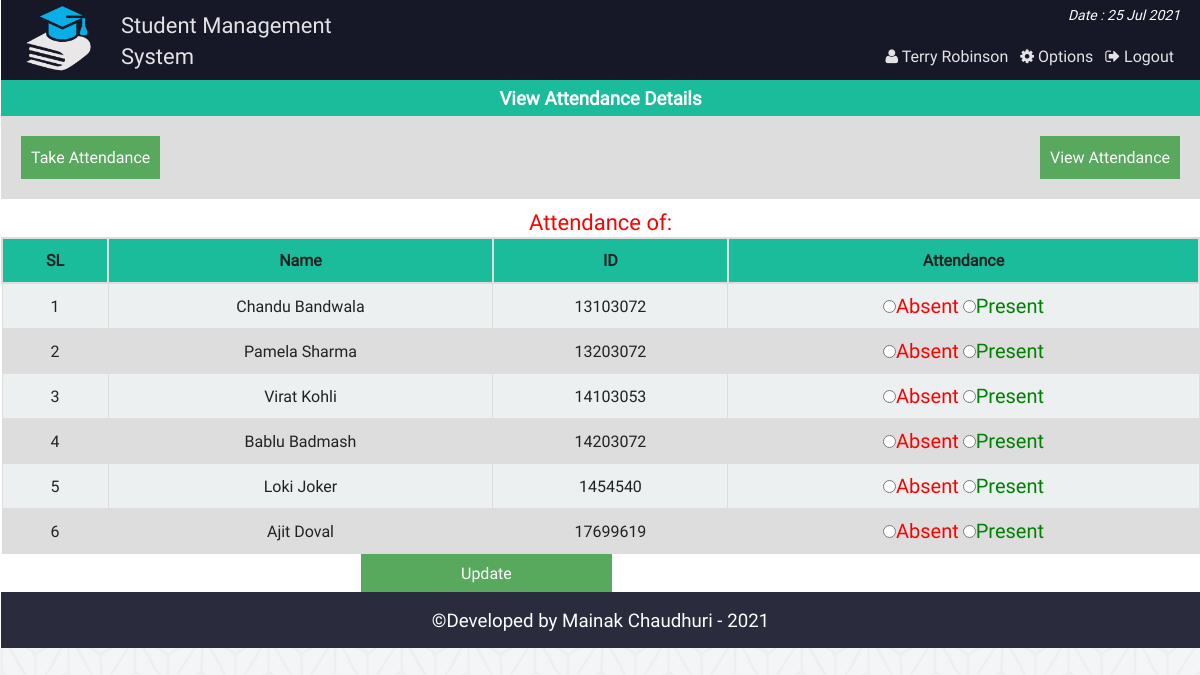
The app's page /att_single_view_fc.php (signed in) with its own data.
### tables this page shows
CREATE TABLE `at_student` (
  `id` int(11) NOT NULL,
  `name` varchar(40) NOT NULL,
  `st_id` int(11) NOT NULL
);

CREATE TABLE `attn` (
  `id` int(11) NOT NULL,
  `st_id` int(11) NOT NULL,
  `atten` varchar(50) NOT NULL,
  `at_date` date NOT NULL
);

### php/functions.php (called while the page is built, shortened)
<?php
class login_registration_class{
	public function attn_all_student($date){
		global $conn;
		$res = $conn->query("select at_student.name, attn.*
			from at_student
			inner join attn
			on at_student.st_id = attn.st_id
			where at_date = '$date' ");
		return $res;
	}
};
?>

### att_single_view_fc.php (the view, shortened to what this page needs)
<?php
	require "php/config.php";
	require_once "php/functions.php";
	$user = new login_registration_class();
?>
<?php
include "php/headertop.php";
?>
<div class="all_student fix">
		<h3 style="text-align:center;color:#fff;margin:0;padding:5px;background:#1abc9c">View Attendance Details</h3>
		<div  class="fix" style="background:#ddd;padding:20px;">
			<span style="float:left;"><a style="color:#fff;" href="class_att_fc.php"><button style="background:#58A85D;border:none;color:#fff;padding:10px;">Take Attendance</button></a></span>
			<span style="float:right;"><a style="color:#fff;" href="att_view_fc.php"> <button style="background:#58A85D;border:none;color:#fff;padding:10px;">View Attendance</button></a></span>
		</div>
		<p style="text-align:center;color:#34495e;margin:0;padding-top:8px;color:red;font-size:22px;">
			<?php echo "Attendance of: ".$date;?>
		</p>
	<form action="" method="post">
		<table class="tab_one" style="text-align:center;">
			<tr>
				<th style="text-align:center;">SL</th>
				<th style="text-align:center;">Name</th>
				<th style="text-align:center;">ID</th>
				<th style="text-align:center;">Attendance</th>
			</tr>
			<?php
			$i=0;
				$std = $user->attn_all_student($date);
				if($std){
				while($rows = $std->fetch_assoc()){
				$i++;
		?>
			<tr>
				<td><?php echo $i;?></td>
				<td><?php echo $rows['name'];?></td>
				<td><?php echo $rows['st_id'];?></td>
				<td>
					<label style="color:red;font-size:20px"><input type="radio" name="attn[<?php echo $rows['st_id'];?>]" value="absent" <?php if($rows['atten'] == "absent") echo "checked";?>/>Absent</label>
					<label style="color:green;font-size:20px"> <input type="radio" name="attn[<?php echo $rows['st_id'];?>]" value="present" <?php if($rows['atten'] == "present") echo "checked";?>/>Present</label>
				</td>
			</tr>
			<?php
			} }else echo "failed";
				?>
		</table>
		<span style="margin-left:360px;"><input style ="<text-align:right></text-align:right>;background:#58A85D;border:none;color:#fff;padding:8px 100px;" type="submit" name="submit" value="Update" /></span>
	</form>
</div>
<?php include "php/footerbottom.php";?>

### css/main.css (style rules this page uses)
html { color: #222; font-size: 1em; line-height: 1.4; }
a { text-decoration:none; }
.fix { overflow:hidden; }
body { font-family:roboto !important; background:url(../img/ptrn.png) repeat fixed; }
.st_reg th, td { padding: 8px; }
table.tab_one { width:100%; }
table.tab_one th { background:#1abc9c; padding:10px; font-weight:bold; text-align:left; }
table.tab_one td { border:1px solid #ddd; padding:8px; }
table.tab_one tr:nth-child(odd) { background:#ddd; }
table.tab_one tr:nth-child(even) { background:#ecf0f1; }
.all_student { min-height:450px; }
table.att_tab tr,td,th { border:2px solid #ddd; border-collapse:collapse; padding:8px; }

### records on screen
at_student: name "Chandu Bandwala", attn.st_id "13103072"
attn: atten "☐ Absent", atten "☐ Present"
at_student: name "Pamela Sharma", attn.st_id "13203072"
attn: atten "☐ Absent", atten "☐ Present"
at_student: name "Virat Kohli", attn.st_id "14103053"
attn: atten "☐ Absent", atten "☐ Present"
at_student: name "Bablu Badmash", attn.st_id "14203072"
attn: atten "☐ Absent", atten "☐ Present"
at_student: name "Loki Joker", attn.st_id "1454540"
attn: atten "☐ Absent", atten "☐ Present"
at_student: name "Ajit Doval", attn.st_id "17699619"
attn: atten "☐ Absent", atten "☐ Present"

### other values on screen
$fname "Terry Robinson"
